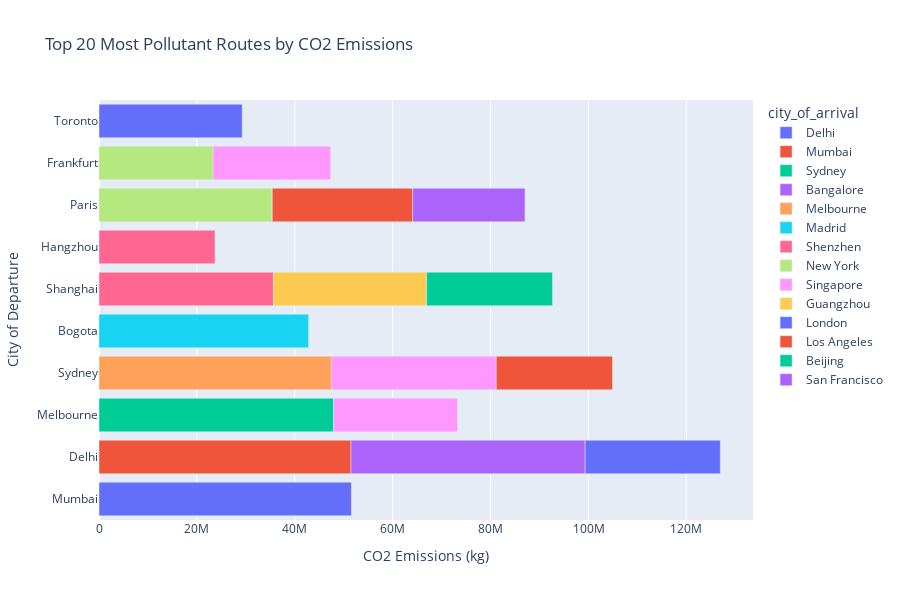

This figure's notebook cell:
### Code cell
# Create a bar graph using Plotly
fig = px.bar(top_pollutant_routes, 
             x='co2_emissions', 
             y='city_of_departure', 
             color='city_of_arrival', 
             orientation='h', 
             title='Top 20 Most Pollutant Routes by CO2 Emissions',
             labels={'co2_emissions': 'CO2 Emissions (kg)', 'city_of_departure': 'City of Departure'},
             height=600)

# Show the plot
fig.show()

### Figure 1 — Plotly figure (JSON) as saved in the notebook; plotly's stock layout.template omitted (floating-point values rounded to 4 significant figures)
{"data": [{"alignmentgroup": "True", "hovertemplate": "city_of_arrival=Delhi<br>CO2 Emissions (kg)=%{x}<br>City of Departure=%{y}<extra></extra>", "legendgroup": "Delhi", "marker": {"color": "#636efa", "pattern": {"shape": ""}}, "name": "Delhi", "offsetgroup": "Delhi", "orientation": "h", "showlegend": true, "textposition": "auto", "type": "bar", "x": [51553000], "xaxis": "x", "y": ["Mumbai"], "yaxis": "y"}, {"alignmentgroup": "True", "hovertemplate": "city_of_arrival=Mumbai<br>CO2 Emissions (kg)=%{x}<br>City of Departure=%{y}<extra></extra>", "legendgroup": "Mumbai", "marker": {"color": "#EF553B", "pattern": {"shape": ""}}, "name": "Mumbai", "offsetgroup": "Mumbai", "orientation": "h", "showlegend": true, "textposition": "auto", "type": "bar", "x": [51475000], "xaxis": "x", "y": ["Delhi"], "yaxis": "y"}, {"alignmentgroup": "True", "hovertemplate": "city_of_arrival=Sydney<br>CO2 Emissions (kg)=%{x}<br>City of Departure=%{y}<extra></extra>", "legendgroup": "Sydney", "marker": {"color": "#00cc96", "pattern": {"shape": ""}}, "name": "Sydney", "offsetgroup": "Sydney", "orientation": "h", "showlegend": true, "textposition": "auto", "type": "bar", "x": [47924000], "xaxis": "x", "y": ["Melbourne"], "yaxis": "y"}, {"alignmentgroup": "True", "hovertemplate": "city_of_arrival=Bangalore<br>CO2 Emissions (kg)=%{x}<br>City of Departure=%{y}<extra></extra>", "legendgroup": "Bangalore", "marker": {"color": "#ab63fa", "pattern": {"shape": ""}}, "name": "Bangalore", "offsetgroup": "Bangalore", "orientation": "h", "showlegend": true, "textposition": "auto", "type": "bar", "x": [47835000], "xaxis": "x", "y": ["Delhi"], "yaxis": "y"}, {"alignmentgroup": "True", "hovertemplate": "city_of_arrival=Melbourne<br>CO2 Emissions (kg)=%{x}<br>City of Departure=%{y}<extra></extra>", "legendgroup": "Melbourne", "marker": {"color": "#FFA15A", "pattern": {"shape": ""}}, "name": "Melbourne", "offsetgroup": "Melbourne", "orientation": "h", "showlegend": true, "textposition": "auto", "type": "bar", "x": [47484000], "xaxis": "x", "y": ["Sydney"], "yaxis": "y"}, {"alignmentgroup": "True", "hovertemplate": "city_of_arrival=Madrid<br>CO2 Emissions (kg)=%{x}<br>City of Departure=%{y}<extra></extra>", "legendgroup": "Madrid", "marker": {"color": "#19d3f3", "pattern": {"shape": ""}}, "name": "Madrid", "offsetgroup": "Madrid", "orientation": "h", "showlegend": true, "textposition": "auto", "type": "bar", "x": [42822000], "xaxis": "x", "y": ["Bogota"], "yaxis": "y"}, {"alignmentgroup": "True", "hovertemplate": "city_of_arrival=Shenzhen<br>CO2 Emissions (kg)=%{x}<br>City of Departure=%{y}<extra></extra>", "legendgroup": "Shenzhen", "marker": {"color": "#FF6692", "pattern": {"shape": ""}}, "name": "Shenzhen", "offsetgroup": "Shenzhen", "orientation": "h", "showlegend": true, "textposition": "auto", "type": "bar", "x": [35626000, 23704000], "xaxis": "x", "y": ["Shanghai", "Hangzhou"], "yaxis": "y"}, {"alignmentgroup": "True", "hovertemplate": "city_of_arrival=New York<br>CO2 Emissions (kg)=%{x}<br>City of Departure=%{y}<extra></extra>", "legendgroup": "New York", "marker": {"color": "#B6E880", "pattern": {"shape": ""}}, "name": "New York", "offsetgroup": "New York", "orientation": "h", "showlegend": true, "textposition": "auto", "type": "bar", "x": [35385000, 23300000], "xaxis": "x", "y": ["Paris", "Frankfurt"], "yaxis": "y"}, {"alignmentgroup": "True", "hovertemplate": "city_of_arrival=Singapore<br>CO2 Emissions (kg)=%{x}<br>City of Departure=%{y}<extra></extra>", "legendgroup": "Singapore", "marker": {"color": "#FF97FF", "pattern": {"shape": ""}}, "name": "Singapore", "offsetgroup": "Singapore", "orientation": "h", "showlegend": true, "textposition": "auto", "type": "bar", "x": [33654000, 25340000, 24024000], "xaxis": "x", "y": ["Sydney", "Melbourne", "Frankfurt"], "yaxis": "y"}, {"alignmentgroup": "True", "hovertemplate": "city_of_arrival=Guangzhou<br>CO2 Emissions (kg)=%{x}<br>City of Departure=%{y}<extra></extra>", "legendgroup": "Guangzhou", "marker": {"color": "#FECB52", "pattern": {"shape": ""}}, "name": "Guangzhou", "offsetgroup": "Guangzhou", "orientation": "h", "showlegend": true, "textposition": "auto", "type": "bar", "x": [31306000], "xaxis": "x", "y": ["Shanghai"], "yaxis": "y"}, {"alignmentgroup": "True", "hovertemplate": "city_of_arrival=London<br>CO2 Emissions (kg)=%{x}<br>City of Departure=%{y}<extra></extra>", "legendgroup": "London", "marker": {"color": "#636efa", "pattern": {"shape": ""}}, "name": "London", "offsetgroup": "London", "orientation": "h", "showlegend": true, "textposition": "auto", "type": "bar", "x": [29254000, 27603000], "xaxis": "x", "y": ["Toronto", "Delhi"], "yaxis": "y"}, {"alignmentgroup": "True", "hovertemplate": "city_of_arrival=Los Angeles<br>CO2 Emissions (kg)=%{x}<br>City of Departure=%{y}<extra></extra>", "legendgroup": "Los Angeles", "marker": {"color": "#EF553B", "pattern": {"shape": ""}}, "name": "Los Angeles", "offsetgroup": "Los Angeles", "orientation": "h", "showlegend": true, "textposition": "auto", "type": "bar", "x": [28706000, 23758000], "xaxis": "x", "y": ["Paris", "Sydney"], "yaxis": "y"}, {"alignmentgroup": "True", "hovertemplate": "city_of_arrival=Beijing<br>CO2 Emissions (kg)=%{x}<br>City of Departure=%{y}<extra></extra>", "legendgroup": "Beijing", "marker": {"color": "#00cc96", "pattern": {"shape": ""}}, "name": "Beijing", "offsetgroup": "Beijing", "orientation": "h", "showlegend": true, "textposition": "auto", "type": "bar", "x": [25703000], "xaxis": "x", "y": ["Shanghai"], "yaxis": "y"}, {"alignmentgroup": "True", "hovertemplate": "city_of_arrival=San Francisco<br>CO2 Emissions (kg)=%{x}<br>City of Departure=%{y}<extra></extra>", "legendgroup": "San Francisco", "marker": {"color": "#ab63fa", "pattern": {"shape": ""}}, "name": "San Francisco", "offsetgroup": "San Francisco", "orientation": "h", "showlegend": true, "textposition": "auto", "type": "bar", "x": [22927000], "xaxis": "x", "y": ["Paris"], "yaxis": "y"}], "layout": {"barmode": "relative", "height": 600, "legend": {"title": {"text": "city_of_arrival"}, "tracegroupgap": 0}, "title": {"text": "Top 20 Most Pollutant Routes by CO2 Emissions"}, "xaxis": {"anchor": "y", "domain": [0, 1], "title": {"text": "CO2 Emissions (kg)"}}, "yaxis": {"anchor": "x", "domain": [0, 1], "title": {"text": "City of Departure"}}}}
